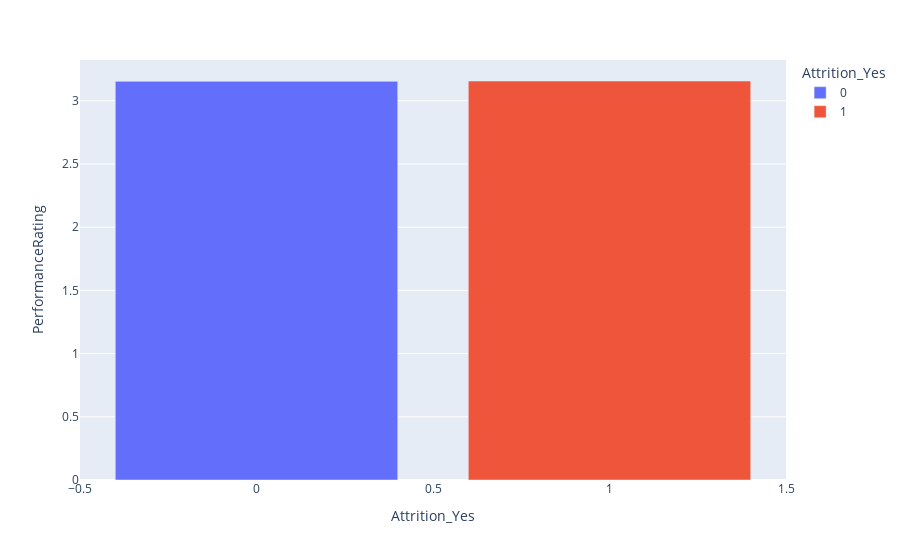

The cell this chart's notebook holds for it:
### Code cell
fig = px.bar(distance_by_rating, x= 'Attrition_Yes', y = 'PerformanceRating',  color = 'Attrition_Yes')
fig.show()

### Figure 1 — Plotly figure (JSON) as saved in the notebook; plotly's stock layout.template omitted (floating-point values rounded to 4 significant figures)
{"data": [{"alignmentgroup": "True", "hoverlabel": {"namelength": 0}, "hovertemplate": "Attrition_Yes=%{x}<br>PerformanceRating=%{y}", "legendgroup": "0", "marker": {"color": "#636efa"}, "name": "0", "offsetgroup": "0", "orientation": "v", "showlegend": true, "textposition": "auto", "type": "bar", "x": [0], "xaxis": "x", "y": [3.153], "yaxis": "y"}, {"alignmentgroup": "True", "hoverlabel": {"namelength": 0}, "hovertemplate": "Attrition_Yes=%{x}<br>PerformanceRating=%{y}", "legendgroup": "1", "marker": {"color": "#EF553B"}, "name": "1", "offsetgroup": "1", "orientation": "v", "showlegend": true, "textposition": "auto", "type": "bar", "x": [1], "xaxis": "x", "y": [3.156], "yaxis": "y"}], "layout": {"barmode": "relative", "legend": {"title": {"text": "Attrition_Yes"}, "tracegroupgap": 0}, "margin": {"t": 60}, "xaxis": {"anchor": "y", "categoryarray": [0, 1], "categoryorder": "array", "domain": [0, 1], "title": {"text": "Attrition_Yes"}}, "yaxis": {"anchor": "x", "domain": [0, 1], "title": {"text": "PerformanceRating"}}}}
